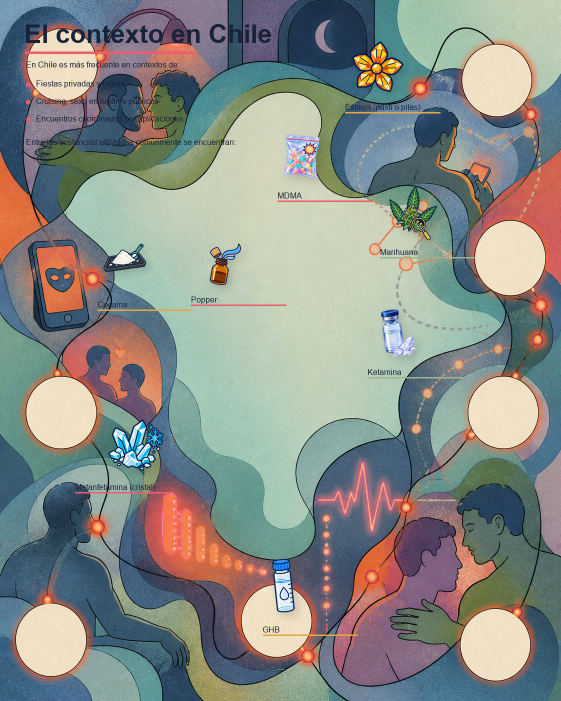
#> input picture chemsex_lamina_03_contexto_sustancias_v2.png, 1122 x 1402 px, given in place of exec-47e1e617-6007-4ce2-b643-e4b3f353f6e3.png, which was not available (shown at 1/2 size)
$ python compose_slides_03_04.py
#> lines starting #> are read from the running program, lines starting #| are printed output that depends on the picture; after the words box and inside, x2 and y2 are one past the last pixel; in counts of white or black regions, pixels touching at a corner belong together; pictures that were not available may be replaced by others from this repository, and a replacement may not be noted
from pathlib import Path
from PIL import Image, ImageDraw, ImageFont, ImageFilter
import textwrap

BASE3 = Path(r"C:\Users\issvk\.codex\generated_images\01a01361-7f6d-76b0-b1b1-f4c1c81197fe\exec-47e1e617-6007-4ce2-b643-e4b3f353f6e3.png")
BASE4 = Path(r"C:\Users\issvk\.codex\generated_images\01a01361-7f6d-76b0-b1b1-f4c1c81197fe\exec-b13181c5-3a77-4bf1-b6ea-e105eec46238.png")
ICON_ROOT = Path(r"C:\IA\svg\rd_database_complete\assets\generated_icons")
OUT3 = Path(r"C:\IA\svg\chemsex_lamina_03_contexto_sustancias_v4.png")
OUT4 = Path(r"C:\IA\svg\chemsex_lamina_04_reduccion_danos_v4.png")

NAVY = (24, 34, 57, 255)
CREAM = (248, 243, 226, 245)
CORAL = (238, 93, 111, 255)
GOLD = (231, 166, 65, 255)
MINT = (157, 180, 145, 255)

bold_path = r"C:\Windows\Fonts\arialbd.ttf"
regular_path = r"C:\Windows\Fonts\arial.ttf"
title_font = ImageFont.truetype(bold_path, 52)
section_font = ImageFont.truetype(bold_path, 28)
body_font = ImageFont.truetype(regular_path, 21)
label_font = ImageFont.truetype(bold_path, 17)
small_font = ImageFont.truetype(regular_path, 16)

def wrap(draw, text, font, width):
    words = text.split()
    lines, current = [], ""
    for word in words:
        trial = (current + " " + word).strip()
        if draw.textlength(trial, font=font) <= width:
            current = trial
        else:
            if current:
                lines.append(current)
            current = word
    if current:
        lines.append(current)
    return lines

def text_block(img, xy, text, font, fill=NAVY, width=350, spacing=5):
    d = ImageDraw.Draw(img, "RGBA")
    lines = []
    for paragraph in text.split("\n"):
        lines.extend(wrap(d, paragraph, font, width) if paragraph else [""])
    d.multiline_text(xy, "\n".join(lines), font=font, fill=fill, spacing=spacing,
                     stroke_width=2, stroke_fill=(248, 243, 226, 205))
    return len(lines) * (font.size + spacing)

def add_title(img, title, subtitle=None):
    d = ImageDraw.Draw(img, "RGBA")
    d.text((48, 38), title, font=title_font, fill=NAVY,
           stroke_width=3, stroke_fill=(248, 243, 226, 220))
    d.line((50, 105, 390, 105), fill=CORAL, width=5)
    if subtitle:
        d.text((52, 120), subtitle, font=small_font, fill=NAVY,
               stroke_width=2, stroke_fill=(248, 243, 226, 205))

def paste_icon(img, name, x, y, size, angle=0):
    icon = Image.open(ICON_ROOT / f"{name}.png").convert("RGBA")
    icon.thumbnail((size, size), Image.Resampling.LANCZOS)
    if angle:
        icon = icon.rotate(angle, expand=True, resample=Image.Resampling.BICUBIC)
    alpha = icon.getchannel("A")
    shadow = Image.new("RGBA", icon.size, (0, 0, 0, 0))
    shadow.putalpha(alpha.point(lambda p: int(p * .15)))
    shadow = shadow.filter(ImageFilter.GaussianBlur(8))
    img.alpha_composite(shadow, (x + 7, y + 8))
    img.alpha_composite(icon, (x, y))
    return icon.width, icon.height

def icon_label(img, text, x, y, width=200, accent=CORAL, font=label_font):
    d = ImageDraw.Draw(img, "RGBA")
    lines = wrap(d, text, font, width)
    d.multiline_text((x, y), "\n".join(lines), font=font, fill=NAVY, spacing=2,
                     stroke_width=2, stroke_fill=(248, 243, 226, 205))
    line_y = y + len(lines) * (font.size + 2) + 2
    d.line((x, line_y, min(x + width, x + 190), line_y), fill=accent, width=3)

def place_text_zone(img, title, body, x, y, width, accent):
    d = ImageDraw.Draw(img, "RGBA")
    d.text((x, y), title, font=section_font, fill=NAVY,
           stroke_width=2, stroke_fill=(248, 243, 226, 210))
    line_y = y + 37
    d.line((x, line_y, x + min(width, 250), line_y), fill=accent, width=4)
    text_block(img, (x, line_y + 18), body, body_font, fill=NAVY, width=width, spacing=5)

# ---------------- Slide 3: context + substances ----------------
slide3 = Image.open(BASE3).convert("RGBA")
#> slide3 is the input picture: PIL image 1122x1402 RGBA; mean R, G, B, A 136.3, 141, 135.6, 255
add_title(slide3, "El contexto en Chile", "En Chile es más frecuente en contextos de:")

d3 = ImageDraw.Draw(slide3, "RGBA")
context_lines = ["Fiestas privadas y orgías", "Cruising, sexo en lugares públicos", "Encuentros coordinados por aplicaciones"]
for i, line in enumerate(context_lines):
    yy = 158 + i * 35
    d3.ellipse((52, yy + 7, 60, yy + 15), fill=CORAL)
    d3.text((72, yy), line, font=small_font, fill=NAVY)

d3.text((52, 275), "Entre las sustancias utilizadas comúnmente se encuentran:", font=small_font, fill=NAVY)

# Exact source list; the symbols are editorial references, not identity claims.
items = [
    ("mda", "Éxtasis (pasti o pilas)", 690, 70, 112, -8, 690, 205, GOLD),
    ("mdma", "MDMA", 545, 255, 104, 7, 555, 382, CORAL),
    ("cannabis", "Marihuana", 760, 360, 112, -8, 760, 495, MINT),
    ("alkyl_nitrites", "Popper", 385, 470, 100, -10, 382, 590, CORAL),
    ("cocaine", "Cocaína", 190, 475, 105, 8, 195, 600, GOLD),
    ("ketamine", "Ketamina", 730, 605, 110, 8, 735, 735, MINT),
    ("methamphetamine", "Metanfetamina (cristal)", 200, 820, 125, -7, 150, 965, CORAL),
    ("ghb_gbl", "GHB", 520, 1110, 120, 6, 525, 1250, GOLD),
]
for name, label_text, x, y, size, angle, lx, ly, accent in items:
    paste_icon(slide3, name, x, y, size, angle)
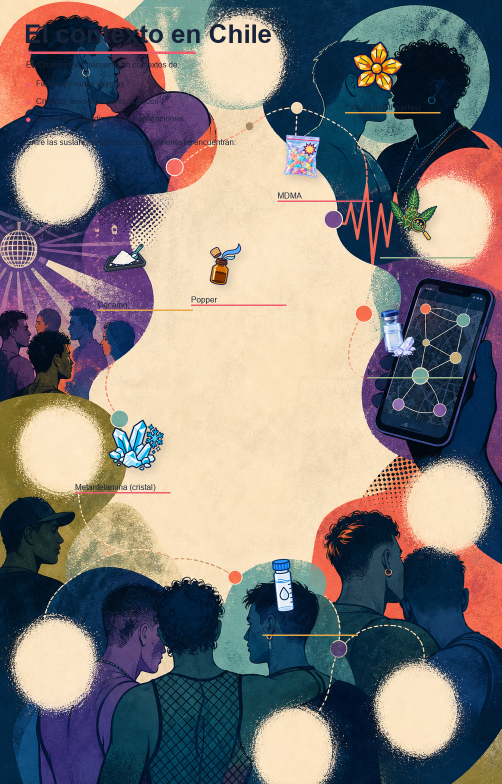
#> input picture chemsex_lamina_03_contexto_sustancias_v3.png, 1003 x 1568 px, given in place of mda.png, which was not available (shown at 1/2 size)
#> in paste_icon, icon is the input picture: PIL image 1003x1568 RGBA; mean R, G, B, A 128.3, 123.5, 121.8, 255
#> in paste_icon, `icon.thumbnail((size, size), Image.Resampling.LANCZOS)`:
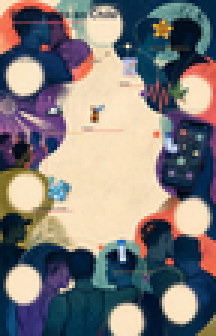
#> icon: PIL image 72x112 RGBA (shown 3 times larger); mean R, G, B, A 128.4, 123.5, 121.8, 255
#> in paste_icon, `icon = icon.rotate(angle, expand=True, resample=Image.Resampling.BICUB..`:
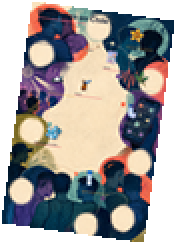
#> icon: PIL image 88x122 RGBA (shown 2 times larger); mean R, G, B, A 96.2, 92.4, 91.1, 191.5; transparent parts drawn white
#> in paste_icon, `alpha = icon.getchannel("A")`:
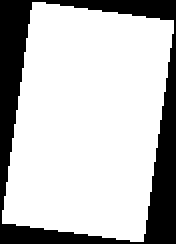
#> alpha: PIL image 88x122 L (shown 2 times larger); 75.1% white; 1 black region, box (x1, y1, x2, y2) and area: (0, 0, 88, 122) 2674
#> in paste_icon, `shadow = Image.new("RGBA", icon.size, (0, 0, 0, 0))`: shadow: PIL image 88x122 RGBA; every value is 0
#> in paste_icon, `shadow.putalpha(alpha.point(lambda p: int(p * .15)))`:
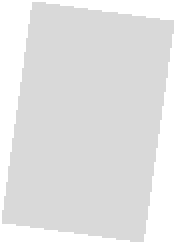
#> shadow: PIL image 88x122 RGBA (shown 2 times larger); mean R, G, B, A 0, 0, 0, 28.5; transparent parts drawn white
#> in paste_icon, `shadow = shadow.filter(ImageFilter.GaussianBlur(8))`:
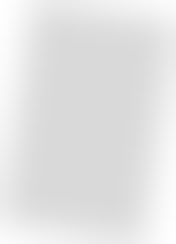
#> shadow: PIL image 88x122 RGBA (shown 2 times larger); mean R, G, B, A 0, 0, 0, 27.7; transparent parts drawn white
    icon_label(slide3, label_text, lx, ly, width=210, accent=accent, font=small_font)
#> in icon_label, `lines = wrap(d, text, font, width)`: lines = ['Éxtasis (pasti o pilas)']
#> in icon_label, `line_y = y + len(lines) * (font.size + 2) + 2`: line_y = 225
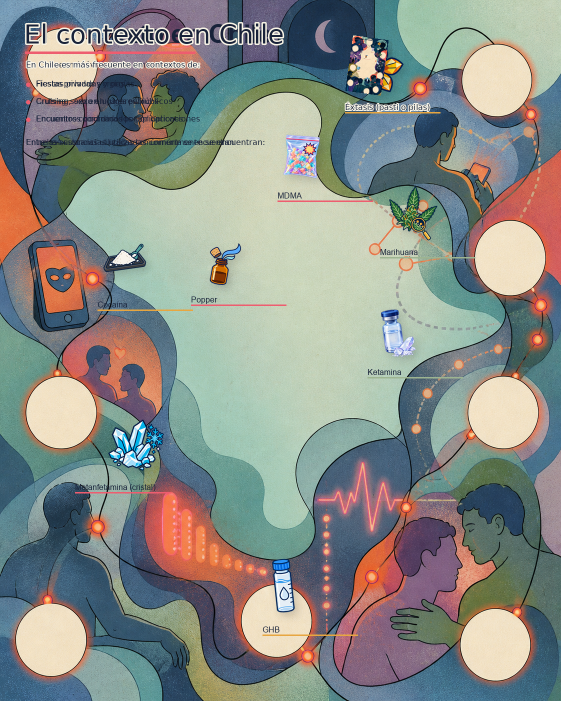
#> slide3: PIL image 1122x1402 RGBA (shown at 1/2 size); mean R, G, B, A 137.1, 141.8, 136.4, 254.7; transparent parts drawn white
#> (the run stopped early here; a loop or call above may not have finished)
